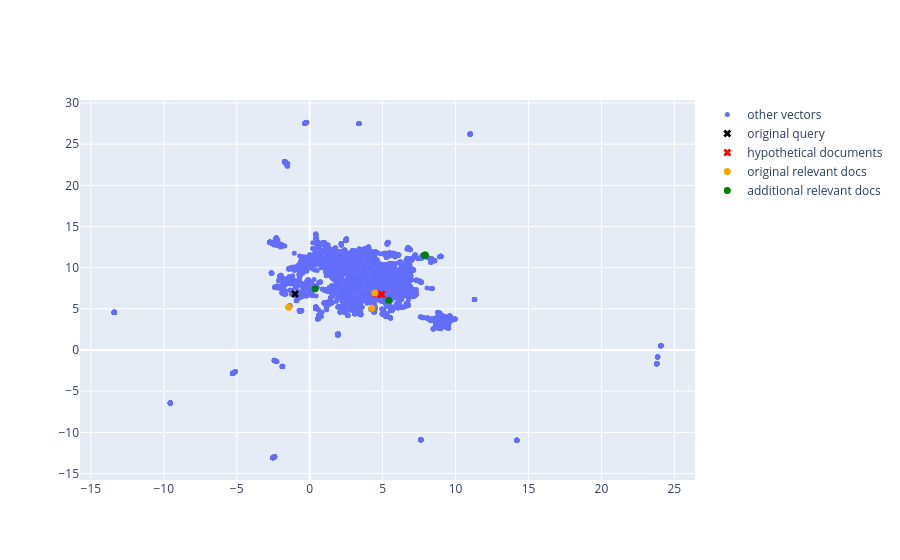

The code cell stored with this chart in its notebook:
### Code cell
plot_hyde_retrieval_results("Climate Change", selected_collection)

### Figure 1 — Plotly figure (JSON) as saved in the notebook; plotly's stock layout.template omitted (floating-point values rounded to 4 significant figures; data arrays with more than 128 entries replaced by an {"elided": "..."} marker saying what was removed)
{"data": [{"marker": {"size": 5}, "mode": "markers", "name": "other vectors", "type": "scatter", "x": {"elided": "6044 float values"}, "y": {"elided": "6044 float values"}}, {"marker": {"color": "black", "size": 7, "symbol": "x"}, "mode": "markers", "name": "original query", "type": "scatter", "x": [-1.004], "y": [6.801]}, {"marker": {"color": "red", "size": 7, "symbol": "x"}, "mode": "markers", "name": "hypothetical documents", "type": "scatter", "x": [4.939, 4.58], "y": [6.754, 6.792]}, {"marker": {"color": "orange", "size": 7}, "mode": "markers", "name": "original relevant docs", "type": "scatter", "x": [4.264, -1.437, 4.474], "y": [5.067, 5.184, 6.934]}, {"marker": {"color": "green", "size": 7}, "mode": "markers", "name": "additional relevant docs", "type": "scatter", "x": [7.875, 7.925, 7.905, 0.3765, 5.41], "y": [11.52, 11.55, 11.53, 7.448, 6.058]}], "layout": {}}
